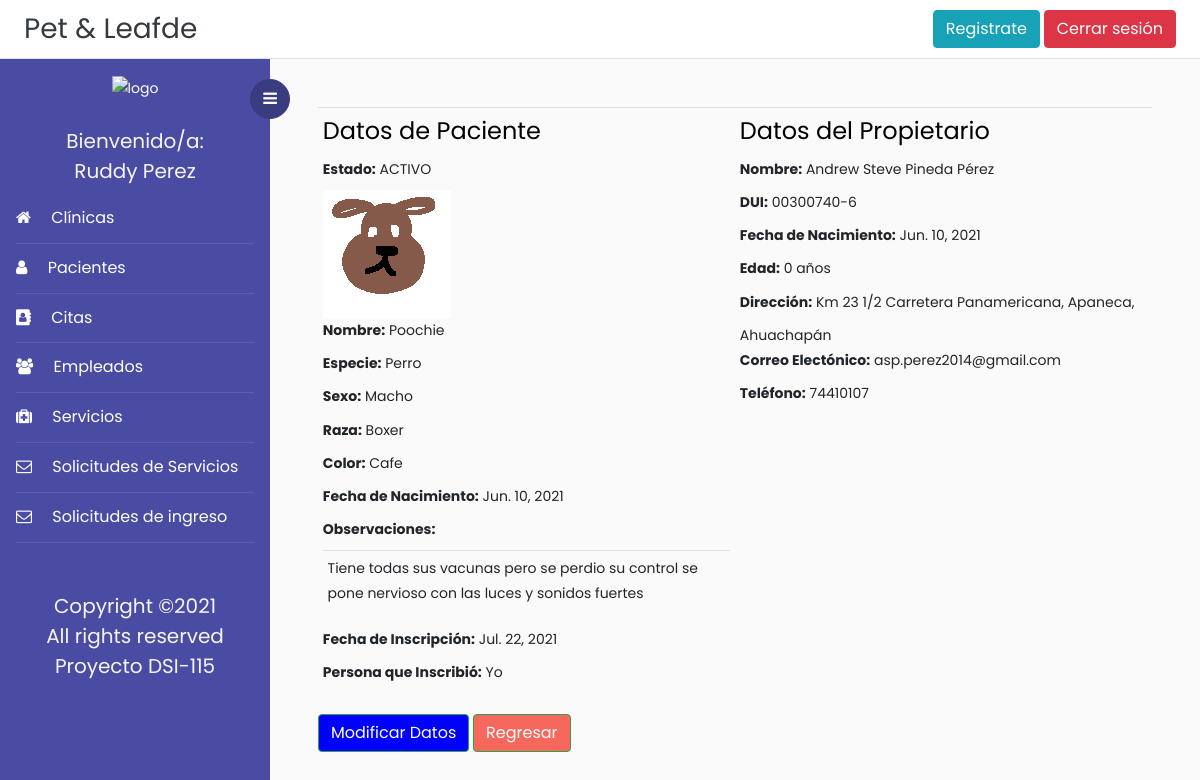
The app's page /detallePaciente/2 (signed in), older data.
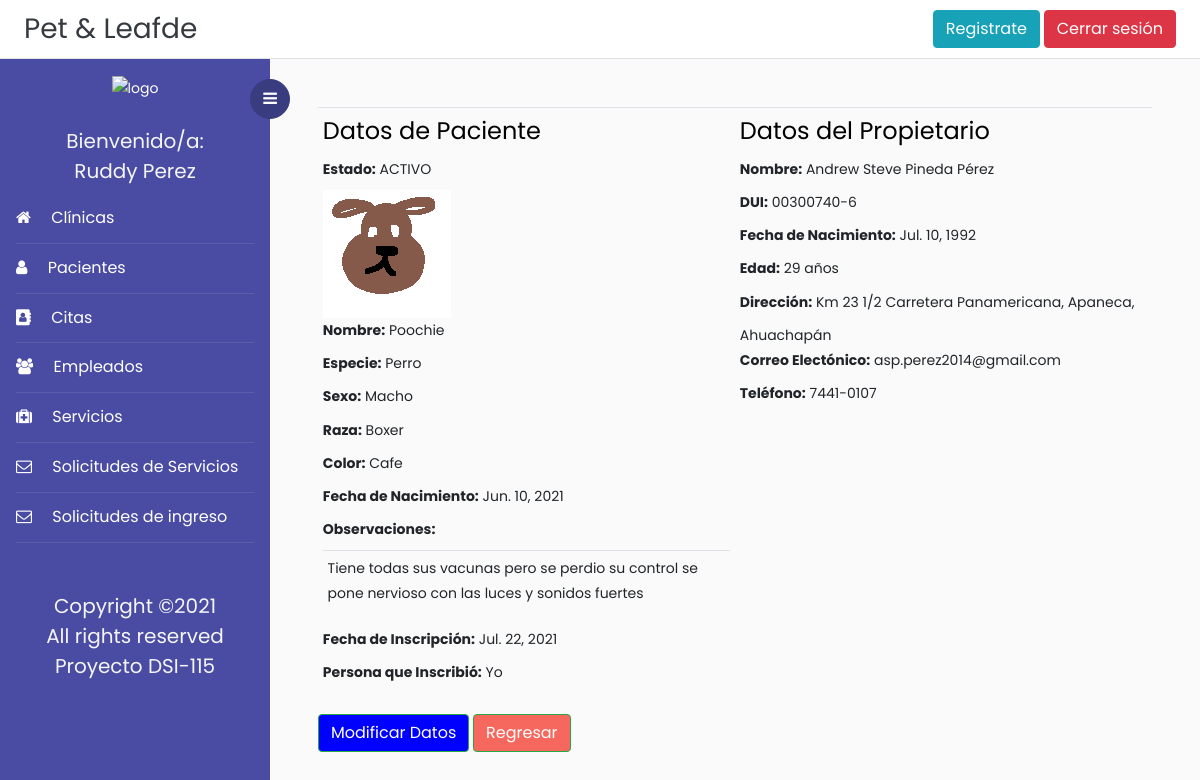
The same page, newer data.
### Veterinaria/models.py (models this page shows, shortened)
class Paciente(models.Model):
    id = models.AutoField(primary_key=True)
    foto = models.ImageField(upload_to='fotos', null = True)
    nombrePac = models.CharField(max_length=50,help_text="", validators=[solo_Letras])
    SEXO = (('m','Macho'),('h', 'Hembra'))# Estructura para la selección del sexo del paciente
    sexo = models.CharField(max_length=10, choices=SEXO, blank=True, help_text='')
    especie = models.CharField(max_length=50, help_text="", validators=[solo_Letras])
    raza = models.CharField(max_length=50,help_text="", validators=[solo_Letras])
    color = models.CharField(max_length=50,help_text="", validators=[solo_Letras])
    fechaNacimPac = models.DateField(null=False, blank=True, validators=[validar_Fecha])
    observaciones = models.CharField(max_length=500, null = True, blank=True)
    fechaInscrip = models.DateField(auto_now_add = True)# fecha de inscripcion del paciente
    personaInscrip = models.CharField(max_length=70,help_text="", validators=[solo_Letras])
    activo = models.BooleanField(blank=True,  default=1)
    propietario = models.ForeignKey('Propietario', on_delete = models.SET_NULL, null=True)

class Propietario(models.Model):
    dui = models.CharField(max_length=10, help_text="########-#", primary_key=True,validators=[formato_Dui])
    nombre = models.CharField(max_length=100, validators=[solo_Letras])
    apellido = models.CharField(max_length=100, validators=[solo_Letras])
    fechaNacim = models.DateField(validators=[validar_Fecha])
    edad = models.IntegerField(help_text="Se calculará automaticamente",validators=[solo_Numeros])
    direccion = models.CharField(max_length=100,help_text="Calle, Colonia, Cantón ...")
    departamento = models.ForeignKey('Departamento', on_delete = models.SET_NULL, null=True)
    municipio = models.ForeignKey('Municipio', on_delete = models.SET_NULL, null=True)
    correo = models.CharField(max_length=50,help_text="")
    telefono = models.CharField(max_length=9,help_text="####-####",validators=[formato_Telefono])
    def __str__(self): #Para que retorne el nombre y no el Id
        return self.nombre + " " + self.apellido

class Municipio(models.Model):
    id = models.IntegerField(primary_key = True)
    nombre = models.CharField(max_length = 100, help_text = "Ingrese un municipio")
    departamento = models.ForeignKey('Departamento', on_delete = models.CASCADE)
    def __str__(self):
        return self.nombre

class Departamento(models.Model):
    id = models.IntegerField(primary_key = True)
    nombre = models.CharField(max_length = 100, help_text = "Ingrese un departamento")
    def __str__(self):
        return self.nombre

### Veterinaria/views.py (the view)
# urls.py: path('detallePaciente/<int:pk>', login_required(DetallePaciente.as_view()), name='detalle_paciente'),
class DetallePaciente(DetailView):
    model = Paciente
    template_name = 'Plantillas/detallePaciente.html'
    form_class = PacienteForm
    context_object_name = 'paciente'

### Veterinaria/templates/Plantillas/detallePaciente.html
{% extends 'base.html' %}
{% block content %}
<table  class="table table-sm">
<tr>
<td width="300">
    <div>
        <h4>Datos de Paciente</h4>
    </div>
    <div>
        <B><label>Estado: </label></B> {% if paciente.activo == True %} ACTIVO {% else %} INACTIVO{%endif%}
    </div>
    <div>
        <img src=" {{ paciente.foto.url }}"/>
    </div>
    <div>
        <B><label>Nombre: </label></B>    {{paciente.nombrePac}}
    </div>
    <div>
        <B><label>Especie: </label></B>    {{paciente.especie}}
    </div>
    <div>
        <B><label>Sexo: </label></B>    {% if paciente.sexo == 'h' %}Hembra{%else%}Macho{%endif%}
    </div>
    <div>
        <B><label>Raza: </label></B>    {{paciente.raza}}
    </div>
    <div>
        <B><label>Color: </label></B>    {{paciente.color}}
    </div>
    <div>
        <B><label>Fecha de Nacimiento: </label></B>    {{paciente.fechaNacimPac}}
    </div>
    <div>
        <B><label>Observaciones: </label></B><br>
        <table>
            <tr>
                <td width="800">
                    {% if paciente.observaciones == None %}
                        -
                    {%else%}
                        <p>{{paciente.observaciones}}</p>
                    {%endif%}
                </td>
            </tr>
        </table>
    </div>
    <div>
        <B><label>Fecha de Inscripción: </label></B>    {{paciente.fechaInscrip}}
    </div>
    <div>
        <B><label>Persona que Inscribió: </label></B>    {{paciente.personaInscrip}}
    </div>
</td>
<td width="300">
    <div>
        <h4>Datos del Propietario</h4>
    </div>
    <div>
        <B><label>Nombre: </label></B>    {{paciente.propietario}}
    </div>
    <div>
        <B><label>DUI: </label></B>    {{paciente.propietario.dui}}
    </div>
    <div>
        <B><label>Fecha de Nacimiento: </label></B>    {{paciente.propietario.fechaNacim}}
    </div>
    <div>
        <B><label>Edad: </label></B>    {{paciente.propietario.edad}} años
    </div>
    <div>
        <B><label>Dirección: </label></B>    {{paciente.propietario.direccion}}, {{paciente.propietario.municipio}}, {{paciente.propietario.departamento}}
    </div>
    <div>
        <B><label>Correo Electónico: </label></B>    {{paciente.propietario.correo}}
    </div>
    <div>
        <B><label>Teléfono: </label></B>    {{paciente.propietario.telefono}}
    </div>
</td>
</tr>
</table>
<div>
    <a href="{% url 'modificar_paciente' paciente.pk %}" class="btn btn-success" style="color:white; background-color:blue">Modificar Datos</a>
    <a href="javascript: history.go(-1)" class="btn btn-success" style="color:white; background-color:#f6685e">Regresar</a>
</div>
{% endblock content%}

Row changes from the older to the newer data that the page shows:
changed through a linked row, Paciente "Poochie": propietario.fechaNacim "Jun. 10, 2021" → "Jul. 10, 1992"; propietario.edad "0" → "29"; propietario.telefono "74410107" → "7441-0107"
